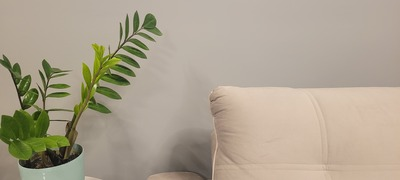
#> input picture lista3/img/sofa1.jpg, 400 x 180 px
$ jupyter execute --allow-errors visao_computaciona_lista3.ipynb
#> lines starting #> are read from the running program, lines starting #| are printed output that depends on the picture
# Terceira lista de visão computacional
# Lucas Heron Santos Anchieta
# Ruan Tenório de Melo

## Importações

[cell 1]
import cv2 as cv
import numpy as np
import matplotlib.pyplot as plt

[cell 2]
# [5 lines left out: function load_image, not called in this run]

## 1. Escolha uma das metodologias que você implementou na segunda lista para gerar correspondências entre um par de imagens. Aplique-a em 5 pares de imagens (com sobreposição) para calcular suas homografias, e aplique-as para gerar panoramas entre os pares de imagens (um panorama por par).
## Obs.: nessa questão, não é permitido usar a API de alto nível Stitcher.
## Dica: use a função warpPerspective da OpenCV.

[cell 3]
def flan_matcher(des1, des2, index_params, search_params):
  # Create FLANN matcher
  flann = cv.FlannBasedMatcher(index_params, search_params)

  # Match descriptors
  matches = flann.knnMatch(des1, des2, k=2)


  good_matches = []
  ratio_threshold = 0.9
  for m, n in matches:
      if m.distance < ratio_threshold * n.distance:
          good_matches.append(m)
  good_matches = sorted(good_matches, key=lambda x: x.distance)

  return good_matches

[cell 4]
# [26 lines left out: function draw_matches_mpl, not called in this run]

[cell 5]
# [6 lines left out: function descriptor_akaze, not called in this run]

[cell 6]
def get_homograph(kp1, kp2, matches):
  src_pts = np.float32([ kp1[m.queryIdx].pt for m in matches ]).reshape(-1, 1, 2)
  dst_pts = np.float32([ kp2[m.trainIdx].pt for m in matches ]).reshape(-1, 1, 2)
  H, mask =  cv.findHomography(src_pts, dst_pts, cv.RANSAC, 5.0)

  return H, mask

[cell 7]
def compute_panorama(img1, img2):
    img1_gray = cv.cvtColor(img1, cv.COLOR_BGR2GRAY)
    img2_gray = cv.cvtColor(img2, cv.COLOR_BGR2GRAY)

    FLANN_INDEX_KDTREE = 1
    index_params = dict(algorithm=FLANN_INDEX_KDTREE, trees=5)
    search_params = dict(checks=50)
    akaze = cv.AKAZE_create()

    # Encontrar keypoints e descritores
    kp1, des1 = akaze.detectAndCompute(img1_gray, None)
    kp2, des2 = akaze.detectAndCompute(img2_gray, None)


    des1 = des1.astype(np.float32)
    des2 = des2.astype(np.float32)

    good_matches = flan_matcher(des1, des2, index_params, search_params)

    # Find homography
    M, _ = get_homograph(kp1, kp2, good_matches)

    if M is None:
        return np.hstack((img1, img2))
    img1_height, img1_width = img1.shape[:2]
    img2_height, img2_width = img2.shape[:2]
    # Get the corners of img1
    corners1 = np.array([[0, 0], [img1_width, 0], [img1_width, img1_height], [0, img1_height]], dtype=np.float32)
    # Transform corners of img1 to img2's perspective
    corners1_transformed = cv.perspectiveTransform(corners1.reshape(-1, 1, 2), M)
    # Get the corners of img2
    corners2 = np.array([[0, 0], [img2_width, 0], [img2_width, img2_height], [0, img2_height]], dtype=np.float32)

    # Combine corners
    all_corners = np.concatenate((corners1_transformed, corners2.reshape(-1, 1, 2)), axis=0)
    # Get the bounding box of all corners
    [x_min, y_min] = np.int32(all_corners.min(axis=0).ravel())
    [x_max, y_max] = np.int32(all_corners.max(axis=0).ravel())
    # Adjust the translation matrix to include the bounding box

    # Create a new image with the size of the bounding box
    panorama_width = x_max - x_min
    panorama_height = y_max - y_min
    panorama = np.zeros((panorama_height, panorama_width, 3), dtype=np.uint8)
    translation_dist = [-x_min, -y_min]
      # Create a translation matrix to shift the panorama to the correct position
    translation_matrix = np.array([[1, 0, -x_min], [0, 1, -y_min], [0, 0, 1]])
    # Warp img1 to the panorama
    panorama = cv.warpPerspective(img1, translation_matrix @ M, (panorama_width, panorama_height))

    # Combine the two warped images
    # panorama = cv.addWeighted(panorama1, 0.5, panorama2, 0.5, 0)
    # Return the panorama
    panorama[translation_dist[1]:img2_height + translation_dist[1], translation_dist[0]:img2_width + translation_dist[0]] = img2
    return panorama

[cell 8]
# orb.cv.ORB_create()

[cell 9]
img1 = cv.imread('./img/sofa1.jpg')
#> img1 is the input picture: shape (180, 400, 3); mean B, G, R 143.4, 161.9, 172.2
img1 = cv.cvtColor(img1, cv.COLOR_BGR2RGB)

# h, w = img1.shape[:2]

# img1 = cv.resize(img1, (w//8, h//8), interpolation=cv.INTER_CUBIC)

plt.imshow(img1)

[cell 10]
img2 = cv.imread('./img/sofa2.jpg')
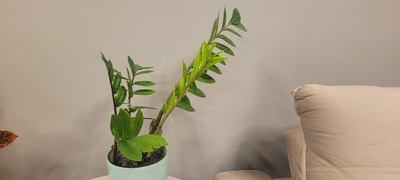
#> input picture lista3/img/sofa2.jpg, 400 x 180 px
#> img2 is the input picture: shape (180, 400, 3); mean B, G, R 134.7, 155, 168.2
img2 = cv.cvtColor(img2, cv.COLOR_BGR2RGB)

plt.imshow(img2)

[cell 11]
plt.imshow(compute_panorama(img1, img2))
#> in compute_panorama, `kp1, des1 = akaze.detectAndCompute(img1_gray, None)`: kp1 = 86 keypoints; strongest (x, y, size): (121, 81, 8.1), (123, 81, 5.7), (45, 64, 5.7), (113, 95, 8.1)
#> in compute_panorama, `kp2, des2 = akaze.detectAndCompute(img2_gray, None)`: kp2 = 96 keypoints; strongest (x, y, size): (133, 114, 4.8), (207, 78, 8.1), (184, 102, 8.1), (116, 102, 5.7)
#> in flan_matcher, `matches = flann.knnMatch(des1, des2, k=2)`: matches = 86 matches
#> the loop in flan_matcher, `for m, n in matches:` made 86 passes
#> after the loop in flan_matcher, `for m, n in matches:`: good_matches = 27 matches
#> in get_homograph, `src_pts = np.float32([ kp1[m.queryIdx].pt for m in matches ]).reshape(..`: src_pts = 27 rows, first 8: [214.9, 111.8], [121.2, 80.66], [137.2, 36.04], [213, 98.84], [113.2, 94.83], [129, 43.3], [123.9, 91.24], [213.7, 98.72]
#> in get_homograph, `dst_pts = np.float32([ kp2[m.trainIdx].pt for m in matches ]).reshape(..`: dst_pts = 27 rows, first 8: [301, 111.2], [206.5, 78.03], [225.9, 32.79], [298.6, 97.31], [207.9, 89.14], [218, 39.55], [207.9, 89.14], [298.6, 97.31]
#> in get_homograph, `H, mask =  cv.findHomography(src_pts, dst_pts, cv.RANSAC, 5.0)`: H = [[0.984, -0.0384, 90.92], [-0.00151, 1.01, -2.97], [-0.000102, 0.000146, 1]]; mask = 27 values, max 1 at index 0, min 0 at index 4, mean 0.556
#> in compute_panorama, `M, _ = get_homograph(kp1, kp2, good_matches)`: M has the same summary as H in get_homograph
#> in compute_panorama, `corners1_transformed = cv.perspectiveTransform(corners1.reshape(-1, 1,..`: corners1_transformed = [[90.92, -2.97], [505.2, -3.73], [484.6, 181.6], [81.84, 174.9]]
#> in compute_panorama, `all_corners = np.concatenate((corners1_transformed, corners2.reshape(-..`: all_corners = [[90.92, -2.97], [505.2, -3.73], [484.6, 181.6], [81.84, 174.9], [0, 0], [400, 0], [400, 180], [0, 180]]
#> in compute_panorama, `[x_min, y_min] = np.int32(all_corners.min(axis=0).ravel())`: x_min = 0; y_min = -3
#> in compute_panorama, `[x_max, y_max] = np.int32(all_corners.max(axis=0).ravel())`: x_max = 505; y_max = 181
#> in compute_panorama, `panorama_width = x_max - x_min`: panorama_width = 505
#> in compute_panorama, `panorama_height = y_max - y_min`: panorama_height = 184
#> in compute_panorama, `translation_dist = [-x_min, -y_min]`: translation_dist = [0, 3]
#> in compute_panorama, `translation_matrix = np.array([[1, 0, -x_min], [0, 1, -y_min], [0, 0, ..`: translation_matrix = [[1, 0, 0], [0, 1, 3], [0, 0, 1]]
plt.axis('off')

[cell 12]
# [21 lines of commented-out code are left out]

## 2. Repita a questão anterior com 5 trios de imagens (com sobreposição 2 a 2), alinhando as imagens no plano da primeira imagem. Repita o mesmo alinhando no plano da segunda imagem, e da terceira imagem. Note que aqui será necessário compor as transformações de homografia em alguns casos, ou calcular inversas.

[cell 13]
img1 = cv.imread('./img/rua1_resized.jpg')
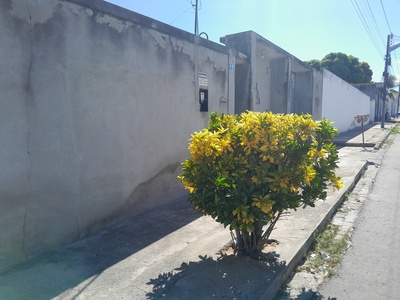
#> input picture lista3/img/rua1_resized.jpg, 400 x 300 px
#> img1 is the input picture: shape (300, 400, 3); mean B, G, R 137, 134.4, 123.6
img1 = cv.cvtColor(img1, cv.COLOR_BGR2RGB)
img1 = cv.flip(img1, -1)

img2 = cv.imread('./img/rua2_resized.jpg')
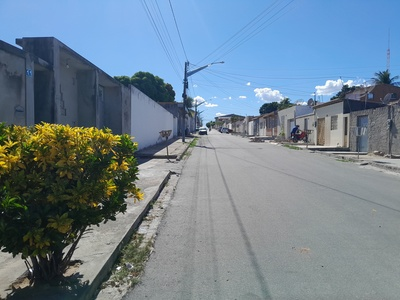
#> input picture lista3/img/rua2_resized.jpg, 400 x 300 px
#> img2 is the input picture: shape (300, 400, 3); mean B, G, R 145.2, 131, 113
img2 = cv.cvtColor(img2, cv.COLOR_BGR2RGB)
img2 = cv.flip(img2, -1)

img3 = cv.imread('./img/rua3_resized.jpg')
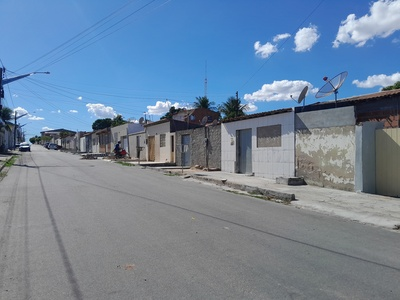
#> input picture lista3/img/rua3_resized.jpg, 400 x 300 px
#> img3 is the input picture: shape (300, 400, 3); mean B, G, R 155.8, 133.3, 112.7
img3 = cv.cvtColor(img3, cv.COLOR_BGR2RGB)
img3 = cv.flip(img3, -1)

panorama1 = compute_panorama(img1, img2)
#> in compute_panorama (call 2), `img2_gray = cv.cvtColor(img2, cv.COLOR_BGR2GRAY)`:
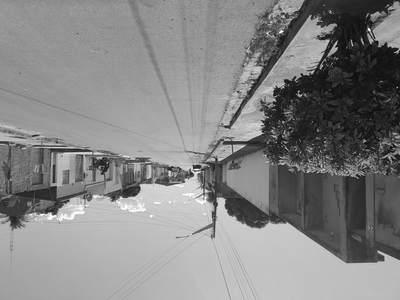
#> img2_gray: shape (300, 400); min 4, max 255, mean 133.2
#> in compute_panorama (call 2), `kp1, des1 = akaze.detectAndCompute(img1_gray, None)`: kp1 = 234 keypoints; strongest (x, y, size): (135, 71, 4.8), (132, 51, 5.7), (170, 47, 5.7), (62, 79, 8.1)
#> in compute_panorama (call 2), `kp2, des2 = akaze.detectAndCompute(img2_gray, None)`: kp2 = 332 keypoints; strongest (x, y, size): (130, 190, 11.4), (221, 201, 5.7), (251, 126, 16.1), (134, 191, 8.1)
#> in flan_matcher (call 2), `matches = flann.knnMatch(des1, des2, k=2)`: matches = 234 matches
#> after the loop in flan_matcher (call 2), `for m, n in matches:`: good_matches = 101 matches
#> in get_homograph (call 2), `src_pts = np.float32([ kp1[m.queryIdx].pt for m in matches ]).reshape(..`: src_pts = 101 rows, first 8: [79.51, 241.9], [63.32, 119.5], [97.09, 90.47], [87.52, 125.9], [62, 127], [91.06, 91.21], [84.96, 235.9], [128.1, 80.76]
#> in get_homograph (call 2), `dst_pts = np.float32([ kp2[m.trainIdx].pt for m in matches ]).reshape(..`: dst_pts = 101 rows, first 8: [269.3, 225.2], [262.9, 106.7], [294.5, 75.18], [287.5, 112.3], [261.7, 115.3], [289.6, 77.13], [275.1, 219.6], [326.8, 59]
#> in compute_panorama (call 2), `M, _ = get_homograph(kp1, kp2, good_matches)`: M = [[0.632, -0.0119, 199.4], [-0.206, 0.861, 8.84], [-0.00103, -0.000177, 1]]
#> in compute_panorama (call 2), `corners1_transformed = cv.perspectiveTransform(corners1.reshape(-1, 1,..`: corners1_transformed = [[199.4, 8.84], [771.3, -125.6], [841.3, 346.2], [206.7, 282]]
#> in compute_panorama (call 2), `all_corners = np.concatenate((corners1_transformed, corners2.reshape(-..`: all_corners = [[199.4, 8.84], [771.3, -125.6], [841.3, 346.2], [206.7, 282], [0, 0], [400, 0], [400, 300], [0, 300]]
#> in compute_panorama (call 2), `[x_min, y_min] = np.int32(all_corners.min(axis=0).ravel())`: y_min = -125
#> in compute_panorama (call 2), `[x_max, y_max] = np.int32(all_corners.max(axis=0).ravel())`: x_max = 841; y_max = 346
#> in compute_panorama (call 2), `panorama_width = x_max - x_min`: panorama_width = 841
#> in compute_panorama (call 2), `panorama_height = y_max - y_min`: panorama_height = 471
#> in compute_panorama (call 2), `translation_dist = [-x_min, -y_min]`: translation_dist = [0, 125]
#> in compute_panorama (call 2), `translation_matrix = np.array([[1, 0, -x_min], [0, 1, -y_min], [0, 0, ..`: translation_matrix = [[1, 0, 0], [0, 1, 125], [0, 0, 1]]
plt.imshow(cv.flip(panorama1, -1))
plt.title('Panorama Part 1 (2 images)')
plt.axis('off')
plt.show()

panorama2 = compute_panorama(img3, panorama1)
#> in compute_panorama (call 3), `img1_gray = cv.cvtColor(img1, cv.COLOR_BGR2GRAY)`:
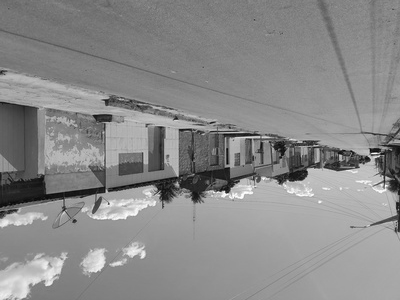
#> img1_gray: shape (300, 400); min 2, max 255, mean 137.7
#> in compute_panorama (call 3), `img2_gray = cv.cvtColor(img2, cv.COLOR_BGR2GRAY)`:
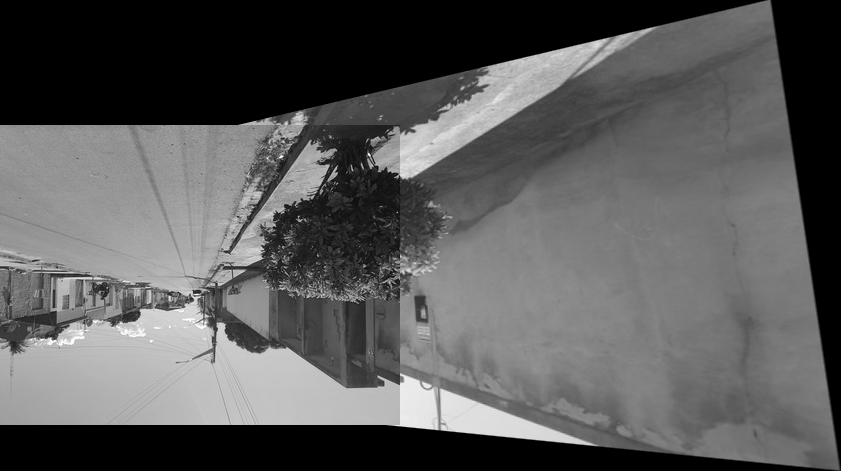
#> img2_gray: shape (471, 841); min 0, max 255, mean 90.6
#> in compute_panorama (call 3), `kp1, des1 = akaze.detectAndCompute(img1_gray, None)`: kp1 = 300 keypoints; strongest (x, y, size): (297, 174, 11.4), (165, 189, 11.4), (227, 180, 16.1), (301, 175, 8.1)
#> in compute_panorama (call 3), `kp2, des2 = akaze.detectAndCompute(img2_gray, None)`: kp2 = 628 keypoints; strongest (x, y, size): (299, 118, 11.4), (299, 117, 8.1), (128, 313, 16.1), (130, 314, 11.4)
#> in flan_matcher (call 3), `matches = flann.knnMatch(des1, des2, k=2)`: matches = 300 matches
#> after the loop in flan_matcher (call 3), `for m, n in matches:`: good_matches = 86 matches
#> in get_homograph (call 3), `src_pts = np.float32([ kp1[m.queryIdx].pt for m in matches ]).reshape(..`: src_pts = 86 rows, first 8: [310.5, 162.7], [236.9, 185.6], [312.5, 172.5], [292.7, 176.9], [277.3, 168.8], [274, 181.8], [243.7, 182.1], [222.9, 193.7]
#> in get_homograph (call 3), `dst_pts = np.float32([ kp2[m.trainIdx].pt for m in matches ]).reshape(..`: dst_pts = 86 rows, first 8: [142.8, 303.5], [65.28, 330.6], [145.3, 313.3], [126.1, 318.2], [110.1, 310.9], [106.9, 324.1], [73.54, 326], [49.52, 340.6]
#> in compute_panorama (call 3), `M, _ = get_homograph(kp1, kp2, good_matches)`: M = [[2.06, -0.0222, -379.9], [0.769, 1.69, 34.5], [0.00268, -0.000181, 1]]
#> in compute_panorama (call 3), `corners1_transformed = cv.perspectiveTransform(corners1.reshape(-1, 1,..`: corners1_transformed = [[-379.9, 34.5], [215.3, 165.1], [217.8, 420.2], [-408.8, 571.3]]
#> in compute_panorama (call 3), `all_corners = np.concatenate((corners1_transformed, corners2.reshape(-..`: all_corners = [[-379.9, 34.5], [215.3, 165.1], [217.8, 420.2], [-408.8, 571.3], [0, 0], [841, 0], [841, 471], [0, 471]]
#> in compute_panorama (call 3), `[x_min, y_min] = np.int32(all_corners.min(axis=0).ravel())`: x_min = -408; y_min = 0
#> in compute_panorama (call 3), `[x_max, y_max] = np.int32(all_corners.max(axis=0).ravel())`: y_max = 571
#> in compute_panorama (call 3), `panorama_width = x_max - x_min`: panorama_width = 1249
#> in compute_panorama (call 3), `panorama_height = y_max - y_min`: panorama_height = 571
#> in compute_panorama (call 3), `translation_dist = [-x_min, -y_min]`: translation_dist = [408, 0]
#> in compute_panorama (call 3), `translation_matrix = np.array([[1, 0, -x_min], [0, 1, -y_min], [0, 0, ..`: translation_matrix = [[1, 0, 408], [0, 1, 0], [0, 0, 1]]
#> in compute_panorama (call 3), `panorama[translation_dist[1]:img2_height + translation_dist[1], transl..`:
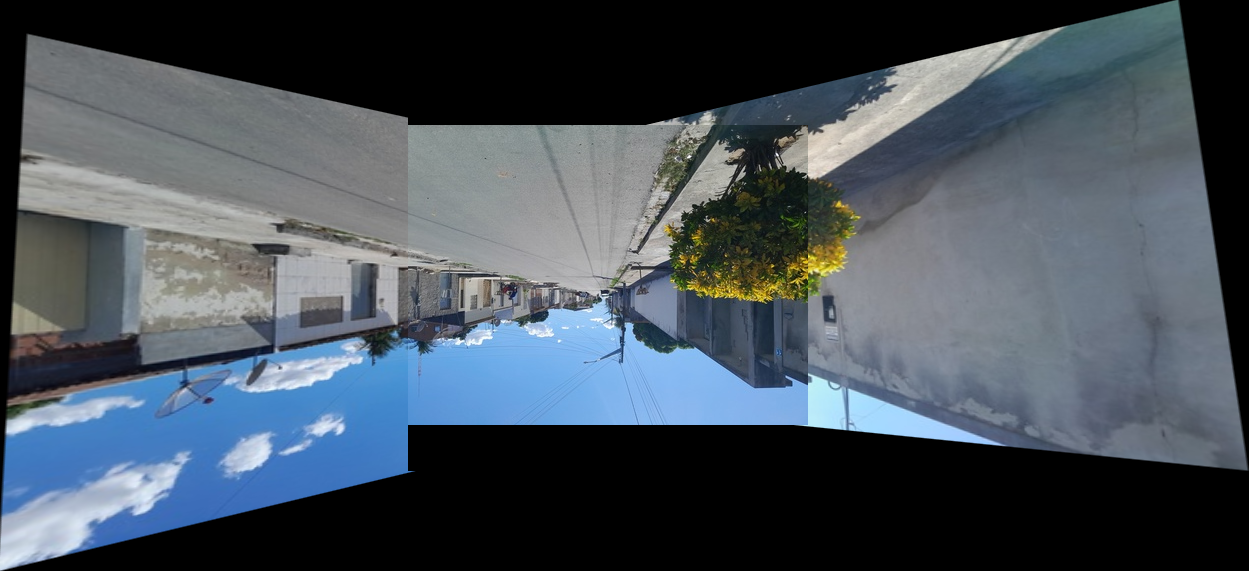
#> panorama: shape (571, 1249, 3); mean R, G, B 71.2, 81.1, 90.7
panorama2 = cv.flip(panorama2, -1)
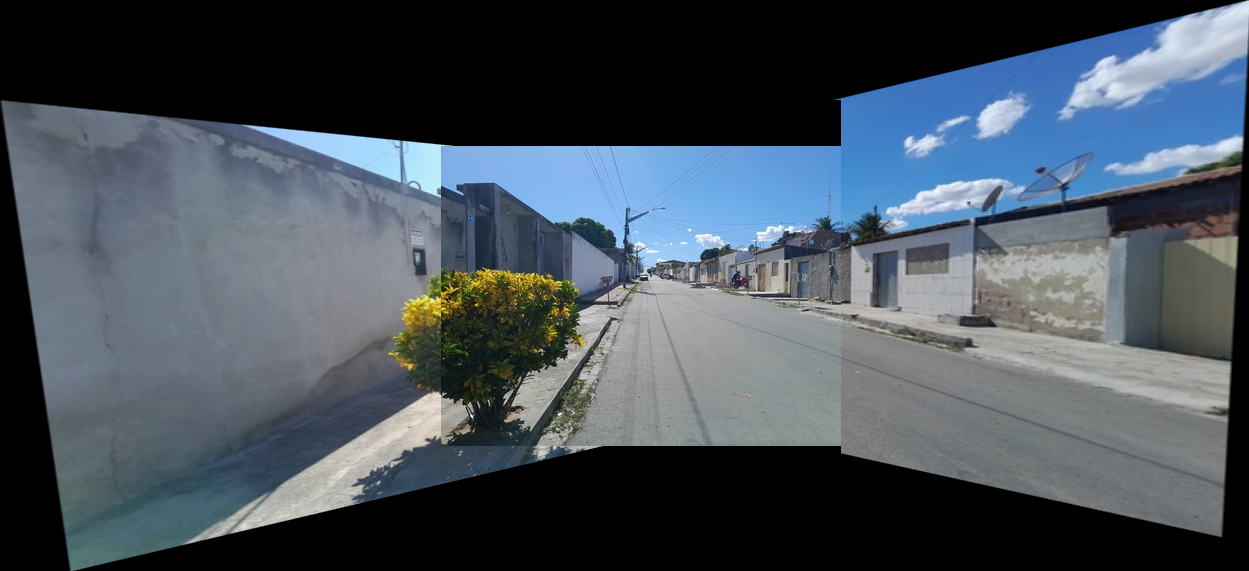
#> panorama2: shape (571, 1249, 3); mean R, G, B 71.2, 81.1, 90.7
plt.title('Panorama Part 2 (3 images)')
plt.axis('off')
plt.imshow(panorama2)
plt.show()

## 3. Considere a imagem soccer.jpg (./img/soccer.jpg) em anexo no Google Classroom. Considere que o campo da imagem tenha as dimensões dadas pela figura (./img/q3_anexo.png)
## Gere manualmente correspondências entre a imagem e um mapa 2d com dimensões dadas pela figura. Calcule a homografia resultante e aplique na imagem original. Exiba o resultado. Dica: leia este tutorial (https://medium.com/acmvit/how-to-project-an-image-in-perspective-view-of-a-background-image-opencv-python-d101bdf966bc)

[cell 14]
img = cv.imread("./img/soccer.jpg")
field = cv.imread("./img/q3_anexo.png")
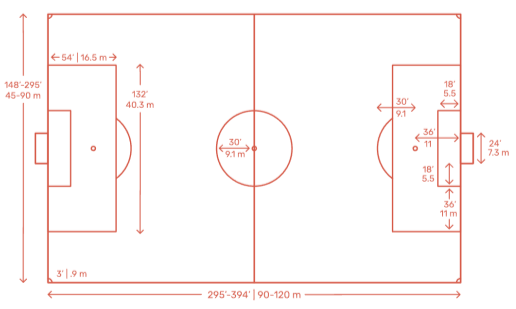
#> input picture lista3/img/q3_anexo.png, 516 x 309 px
#> field is the input picture: shape (309, 516, 3); mean B, G, R 247.5, 248.2, 253.3

h_field, w_field = field.shape[:2]
#> h_field = 309; w_field = 516
#> (the rest of this cell did not finish here and is left out)

[cell 15]
# [14 lines left out: function draw_circle, not called in this run]

[cell 16]
current_image = field.copy()
positions = []
count = 0
cv.namedWindow('image')
cv.setMouseCallback('image', draw_circle)

while(True):
    cv.imshow('image', current_image)
    k = cv.waitKey(20) & 0xFF
#> (key Esc is pressed here)
    if k == 27:
        break
cv.destroyAllWindows()

pts1 = np.float32(positions)
print("Collected points:\n", pts1)

#> (a cell that did not finish here is left out)

#> (a cell that did not finish here is left out)

[cell 19]
mask_field = np.zeros((h_field, w_field), dtype=np.uint8)
#> (the rest of this cell did not finish here and is left out)

[cell 20]
mask_img = np.zeros((h_field, w_field), dtype=np.uint8)
#> (the rest of this cell did not finish here and is left out)

#> (a cell that did not finish here is left out)

[cell 22]
field_bg = cv.bitwise_and(field, field, mask=cv.bitwise_not(mask_field))
#> mask_field: shape (309, 516); every value is 0
#> (the rest of this cell did not finish here and is left out)
